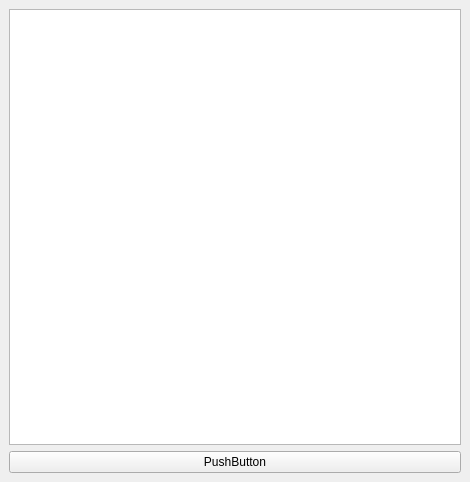
<?xml version="1.0" encoding="UTF-8"?>
<ui version="4.0">
 <class>MainWindow</class>
 <widget class="QMainWindow" name="MainWindow">
  <property name="geometry">
   <rect>
    <x>0</x>
    <y>0</y>
    <width>470</width>
    <height>482</height>
   </rect>
  </property>
  <property name="windowTitle">
   <string>MainWindow</string>
  </property>
  <widget class="QWidget" name="centralwidget">
   <layout class="QVBoxLayout" name="verticalLayout">
    <item>
     <widget class="QListWidget" name="listWidget"/>
    </item>
    <item>
     <widget class="QPushButton" name="pushButton">
      <property name="text">
       <string>PushButton</string>
      </property>
     </widget>
    </item>
   </layout>
  </widget>
 </widget>
 <resources/>
 <connections/>
</ui>
